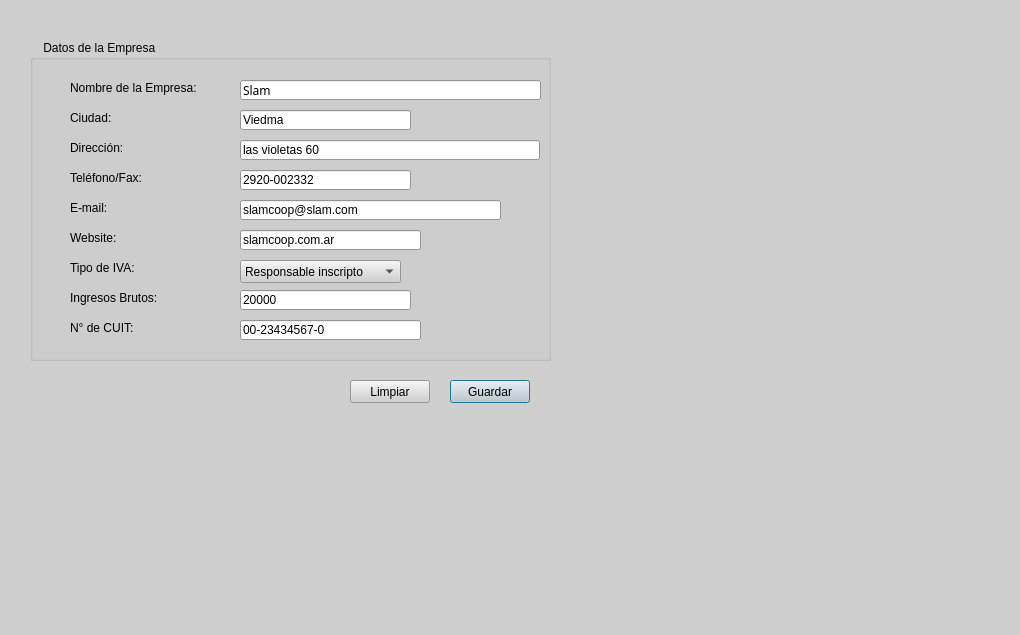
<?xml version="1.0" encoding="UTF-8"?>
<ui version="4.0">
 <class>Dialog</class>
 <widget class="QDialog" name="Dialog">
  <property name="geometry">
   <rect>
    <x>0</x>
    <y>0</y>
    <width>1020</width>
    <height>635</height>
   </rect>
  </property>
  <property name="palette">
   <palette>
    <active>
     <colorrole role="WindowText">
      <brush brushstyle="SolidPattern">
       <color alpha="255">
        <red>0</red>
        <green>0</green>
        <blue>0</blue>
       </color>
      </brush>
     </colorrole>
     <colorrole role="Button">
      <brush brushstyle="SolidPattern">
       <color alpha="255">
        <red>207</red>
        <green>207</green>
        <blue>207</blue>
       </color>
      </brush>
     </colorrole>
     <colorrole role="Light">
      <brush brushstyle="SolidPattern">
       <color alpha="255">
        <red>255</red>
        <green>255</green>
        <blue>255</blue>
       </color>
      </brush>
     </colorrole>
     <colorrole role="Midlight">
      <brush brushstyle="SolidPattern">
       <color alpha="255">
        <red>231</red>
        <green>231</green>
        <blue>231</blue>
       </color>
      </brush>
     </colorrole>
     <colorrole role="Dark">
      <brush brushstyle="SolidPattern">
       <color alpha="255">
        <red>103</red>
        <green>103</green>
        <blue>103</blue>
       </color>
      </brush>
     </colorrole>
     <colorrole role="Mid">
      <brush brushstyle="SolidPattern">
       <color alpha="255">
        <red>138</red>
        <green>138</green>
        <blue>138</blue>
       </color>
      </brush>
     </colorrole>
     <colorrole role="Text">
      <brush brushstyle="SolidPattern">
       <color alpha="255">
        <red>0</red>
        <green>0</green>
        <blue>0</blue>
       </color>
      </brush>
     </colorrole>
     <colorrole role="BrightText">
      <brush brushstyle="SolidPattern">
       <color alpha="255">
        <red>255</red>
        <green>255</green>
        <blue>255</blue>
       </color>
      </brush>
     </colorrole>
     <colorrole role="ButtonText">
      <brush brushstyle="SolidPattern">
       <color alpha="255">
        <red>0</red>
        <green>0</green>
        <blue>0</blue>
       </color>
      </brush>
     </colorrole>
     <colorrole role="Base">
      <brush brushstyle="SolidPattern">
       <color alpha="255">
        <red>255</red>
        <green>255</green>
        <blue>255</blue>
       </color>
      </brush>
     </colorrole>
     <colorrole role="Window">
      <brush brushstyle="SolidPattern">
       <color alpha="255">
        <red>207</red>
        <green>207</green>
        <blue>207</blue>
       </color>
      </brush>
     </colorrole>
     <colorrole role="Shadow">
      <brush brushstyle="SolidPattern">
       <color alpha="255">
        <red>0</red>
        <green>0</green>
        <blue>0</blue>
       </color>
      </brush>
     </colorrole>
     <colorrole role="AlternateBase">
      <brush brushstyle="SolidPattern">
       <color alpha="255">
        <red>231</red>
        <green>231</green>
        <blue>231</blue>
       </color>
      </brush>
     </colorrole>
     <colorrole role="ToolTipBase">
      <brush brushstyle="SolidPattern">
       <color alpha="255">
        <red>255</red>
        <green>255</green>
        <blue>220</blue>
       </color>
      </brush>
     </colorrole>
     <colorrole role="ToolTipText">
      <brush brushstyle="SolidPattern">
       <color alpha="255">
        <red>0</red>
        <green>0</green>
        <blue>0</blue>
       </color>
      </brush>
     </colorrole>
    </active>
    <inactive>
     <colorrole role="WindowText">
      <brush brushstyle="SolidPattern">
       <color alpha="255">
        <red>0</red>
        <green>0</green>
        <blue>0</blue>
       </color>
      </brush>
     </colorrole>
     <colorrole role="Button">
      <brush brushstyle="SolidPattern">
       <color alpha="255">
        <red>207</red>
        <green>207</green>
        <blue>207</blue>
       </color>
      </brush>
     </colorrole>
     <colorrole role="Light">
      <brush brushstyle="SolidPattern">
       <color alpha="255">
        <red>255</red>
        <green>255</green>
        <blue>255</blue>
       </color>
      </brush>
     </colorrole>
     <colorrole role="Midlight">
      <brush brushstyle="SolidPattern">
       <color alpha="255">
        <red>231</red>
        <green>231</green>
        <blue>231</blue>
       </color>
      </brush>
     </colorrole>
     <colorrole role="Dark">
      <brush brushstyle="SolidPattern">
       <color alpha="255">
        <red>103</red>
        <green>103</green>
        <blue>103</blue>
       </color>
      </brush>
     </colorrole>
     <colorrole role="Mid">
      <brush brushstyle="SolidPattern">
       <color alpha="255">
        <red>138</red>
        <green>138</green>
        <blue>138</blue>
       </color>
      </brush>
     </colorrole>
     <colorrole role="Text">
      <brush brushstyle="SolidPattern">
       <color alpha="255">
        <red>0</red>
        <green>0</green>
        <blue>0</blue>
       </color>
      </brush>
     </colorrole>
     <colorrole role="BrightText">
      <brush brushstyle="SolidPattern">
       <color alpha="255">
        <red>255</red>
        <green>255</green>
        <blue>255</blue>
       </color>
      </brush>
     </colorrole>
     <colorrole role="ButtonText">
      <brush brushstyle="SolidPattern">
       <color alpha="255">
        <red>0</red>
        <green>0</green>
        <blue>0</blue>
       </color>
      </brush>
     </colorrole>
     <colorrole role="Base">
      <brush brushstyle="SolidPattern">
       <color alpha="255">
        <red>255</red>
        <green>255</green>
        <blue>255</blue>
       </color>
      </brush>
     </colorrole>
     <colorrole role="Window">
      <brush brushstyle="SolidPattern">
       <color alpha="255">
        <red>207</red>
        <green>207</green>
        <blue>207</blue>
       </color>
      </brush>
     </colorrole>
     <colorrole role="Shadow">
      <brush brushstyle="SolidPattern">
       <color alpha="255">
        <red>0</red>
        <green>0</green>
        <blue>0</blue>
       </color>
      </brush>
     </colorrole>
     <colorrole role="AlternateBase">
      <brush brushstyle="SolidPattern">
       <color alpha="255">
        <red>231</red>
        <green>231</green>
        <blue>231</blue>
       </color>
      </brush>
     </colorrole>
     <colorrole role="ToolTipBase">
      <brush brushstyle="SolidPattern">
       <color alpha="255">
        <red>255</red>
        <green>255</green>
        <blue>220</blue>
       </color>
      </brush>
     </colorrole>
     <colorrole role="ToolTipText">
      <brush brushstyle="SolidPattern">
       <color alpha="255">
        <red>0</red>
        <green>0</green>
        <blue>0</blue>
       </color>
      </brush>
     </colorrole>
    </inactive>
    <disabled>
     <colorrole role="WindowText">
      <brush brushstyle="SolidPattern">
       <color alpha="255">
        <red>103</red>
        <green>103</green>
        <blue>103</blue>
       </color>
      </brush>
     </colorrole>
     <colorrole role="Button">
      <brush brushstyle="SolidPattern">
       <color alpha="255">
        <red>207</red>
        <green>207</green>
        <blue>207</blue>
       </color>
      </brush>
     </colorrole>
     <colorrole role="Light">
      <brush brushstyle="SolidPattern">
       <color alpha="255">
        <red>255</red>
        <green>255</green>
        <blue>255</blue>
       </color>
      </brush>
     </colorrole>
     <colorrole role="Midlight">
      <brush brushstyle="SolidPattern">
       <color alpha="255">
        <red>231</red>
        <green>231</green>
        <blue>231</blue>
       </color>
      </brush>
     </colorrole>
     <colorrole role="Dark">
      <brush brushstyle="SolidPattern">
       <color alpha="255">
        <red>103</red>
        <green>103</green>
        <blue>103</blue>
       </color>
      </brush>
     </colorrole>
     <colorrole role="Mid">
      <brush brushstyle="SolidPattern">
       <color alpha="255">
        <red>138</red>
        <green>138</green>
        <blue>138</blue>
       </color>
      </brush>
     </colorrole>
     <colorrole role="Text">
      <brush brushstyle="SolidPattern">
       <color alpha="255">
        <red>103</red>
        <green>103</green>
        <blue>103</blue>
       </color>
      </brush>
     </colorrole>
     <colorrole role="BrightText">
      <brush brushstyle="SolidPattern">
       <color alpha="255">
        <red>255</red>
        <green>255</green>
        <blue>255</blue>
       </color>
      </brush>
     </colorrole>
     <colorrole role="ButtonText">
      <brush brushstyle="SolidPattern">
       <color alpha="255">
        <red>103</red>
        <green>103</green>
        <blue>103</blue>
       </color>
      </brush>
     </colorrole>
     <colorrole role="Base">
      <brush brushstyle="SolidPattern">
       <color alpha="255">
        <red>207</red>
        <green>207</green>
        <blue>207</blue>
       </color>
      </brush>
     </colorrole>
     <colorrole role="Window">
      <brush brushstyle="SolidPattern">
       <color alpha="255">
        <red>207</red>
        <green>207</green>
        <blue>207</blue>
       </color>
      </brush>
     </colorrole>
     <colorrole role="Shadow">
      <brush brushstyle="SolidPattern">
       <color alpha="255">
        <red>0</red>
        <green>0</green>
        <blue>0</blue>
       </color>
      </brush>
     </colorrole>
     <colorrole role="AlternateBase">
      <brush brushstyle="SolidPattern">
       <color alpha="255">
        <red>207</red>
        <green>207</green>
        <blue>207</blue>
       </color>
      </brush>
     </colorrole>
     <colorrole role="ToolTipBase">
      <brush brushstyle="SolidPattern">
       <color alpha="255">
        <red>255</red>
        <green>255</green>
        <blue>220</blue>
       </color>
      </brush>
     </colorrole>
     <colorrole role="ToolTipText">
      <brush brushstyle="SolidPattern">
       <color alpha="255">
        <red>0</red>
        <green>0</green>
        <blue>0</blue>
       </color>
      </brush>
     </colorrole>
    </disabled>
   </palette>
  </property>
  <property name="mouseTracking">
   <bool>false</bool>
  </property>
  <property name="windowTitle">
   <string>Dialog</string>
  </property>
  <widget class="QPushButton" name="pushButton">
   <property name="geometry">
    <rect>
     <x>450</x>
     <y>380</y>
     <width>80</width>
     <height>23</height>
    </rect>
   </property>
   <property name="text">
    <string>Guardar</string>
   </property>
  </widget>
  <widget class="QPushButton" name="pushButton_2">
   <property name="geometry">
    <rect>
     <x>350</x>
     <y>380</y>
     <width>80</width>
     <height>23</height>
    </rect>
   </property>
   <property name="text">
    <string>Limpiar</string>
   </property>
  </widget>
  <widget class="QGroupBox" name="groupBox">
   <property name="geometry">
    <rect>
     <x>30</x>
     <y>40</y>
     <width>521</width>
     <height>321</height>
    </rect>
   </property>
   <property name="acceptDrops">
    <bool>true</bool>
   </property>
   <property name="autoFillBackground">
    <bool>true</bool>
   </property>
   <property name="title">
    <string>    Datos de la Empresa</string>
   </property>
   <widget class="QLineEdit" name="lineEdit">
    <property name="geometry">
     <rect>
      <x>210</x>
      <y>40</y>
      <width>301</width>
      <height>20</height>
     </rect>
    </property>
    <property name="font">
     <font>
      <family>Saab</family>
     </font>
    </property>
    <property name="text">
     <string>Slam</string>
    </property>
   </widget>
   <widget class="QLabel" name="label_3">
    <property name="geometry">
     <rect>
      <x>40</x>
      <y>40</y>
      <width>141</width>
      <height>16</height>
     </rect>
    </property>
    <property name="text">
     <string>Nombre de la Empresa:</string>
    </property>
   </widget>
   <widget class="QLabel" name="label_4">
    <property name="geometry">
     <rect>
      <x>40</x>
      <y>70</y>
      <width>141</width>
      <height>16</height>
     </rect>
    </property>
    <property name="text">
     <string>Ciudad:</string>
    </property>
   </widget>
   <widget class="QLabel" name="label_5">
    <property name="geometry">
     <rect>
      <x>40</x>
      <y>100</y>
      <width>141</width>
      <height>16</height>
     </rect>
    </property>
    <property name="text">
     <string>Dirección:</string>
    </property>
   </widget>
   <widget class="QLabel" name="label_6">
    <property name="geometry">
     <rect>
      <x>40</x>
      <y>130</y>
      <width>141</width>
      <height>16</height>
     </rect>
    </property>
    <property name="text">
     <string>Teléfono/Fax:</string>
    </property>
   </widget>
   <widget class="QLabel" name="label_7">
    <property name="geometry">
     <rect>
      <x>40</x>
      <y>160</y>
      <width>141</width>
      <height>16</height>
     </rect>
    </property>
    <property name="text">
     <string>E-mail:</string>
    </property>
   </widget>
   <widget class="QLabel" name="label_8">
    <property name="geometry">
     <rect>
      <x>40</x>
      <y>190</y>
      <width>141</width>
      <height>16</height>
     </rect>
    </property>
    <property name="text">
     <string>Website:</string>
    </property>
   </widget>
   <widget class="QLineEdit" name="lineEdit_2">
    <property name="geometry">
     <rect>
      <x>210</x>
      <y>70</y>
      <width>171</width>
      <height>20</height>
     </rect>
    </property>
    <property name="text">
     <string>Viedma</string>
    </property>
   </widget>
   <widget class="QLineEdit" name="lineEdit_3">
    <property name="geometry">
     <rect>
      <x>210</x>
      <y>100</y>
      <width>300</width>
      <height>20</height>
     </rect>
    </property>
    <property name="text">
     <string>las violetas 60</string>
    </property>
   </widget>
   <widget class="QLineEdit" name="lineEdit_4">
    <property name="geometry">
     <rect>
      <x>210</x>
      <y>130</y>
      <width>171</width>
      <height>20</height>
     </rect>
    </property>
    <property name="text">
     <string>2920-002332</string>
    </property>
   </widget>
   <widget class="QLineEdit" name="lineEdit_5">
    <property name="geometry">
     <rect>
      <x>210</x>
      <y>160</y>
      <width>261</width>
      <height>20</height>
     </rect>
    </property>
    <property name="text">
     <string>slamcoop@slam.com</string>
    </property>
   </widget>
   <widget class="QLineEdit" name="lineEdit_6">
    <property name="geometry">
     <rect>
      <x>210</x>
      <y>190</y>
      <width>181</width>
      <height>20</height>
     </rect>
    </property>
    <property name="text">
     <string>slamcoop.com.ar</string>
    </property>
   </widget>
   <widget class="QLineEdit" name="lineEdit_8">
    <property name="geometry">
     <rect>
      <x>210</x>
      <y>250</y>
      <width>171</width>
      <height>20</height>
     </rect>
    </property>
    <property name="text">
     <string>20000</string>
    </property>
   </widget>
   <widget class="QLabel" name="label_9">
    <property name="geometry">
     <rect>
      <x>40</x>
      <y>220</y>
      <width>141</width>
      <height>16</height>
     </rect>
    </property>
    <property name="text">
     <string>Tipo de IVA:</string>
    </property>
   </widget>
   <widget class="QLabel" name="label_10">
    <property name="geometry">
     <rect>
      <x>40</x>
      <y>250</y>
      <width>141</width>
      <height>16</height>
     </rect>
    </property>
    <property name="text">
     <string>Ingresos Brutos:</string>
    </property>
   </widget>
   <widget class="QLabel" name="label_11">
    <property name="geometry">
     <rect>
      <x>40</x>
      <y>280</y>
      <width>141</width>
      <height>16</height>
     </rect>
    </property>
    <property name="text">
     <string>N° de CUIT:</string>
    </property>
   </widget>
   <widget class="QLineEdit" name="lineEdit_9">
    <property name="geometry">
     <rect>
      <x>210</x>
      <y>280</y>
      <width>181</width>
      <height>20</height>
     </rect>
    </property>
    <property name="text">
     <string>00-23434567-0</string>
    </property>
   </widget>
   <widget class="QComboBox" name="comboBox">
    <property name="geometry">
     <rect>
      <x>210</x>
      <y>220</y>
      <width>161</width>
      <height>23</height>
     </rect>
    </property>
    <item>
     <property name="text">
      <string>Responsable inscripto</string>
     </property>
    </item>
    <item>
     <property name="text">
      <string>Exento</string>
     </property>
    </item>
    <item>
     <property name="text">
      <string>Monotributo</string>
     </property>
    </item>
   </widget>
  </widget>
 </widget>
 <resources/>
 <connections/>
</ui>
